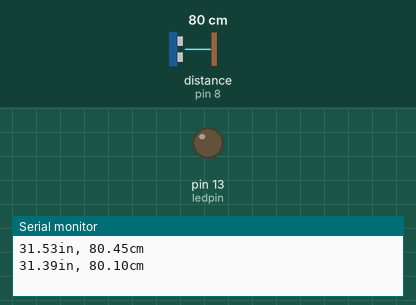
This sketch was run on a simulated Arduino Uno, built with avr-gcc and run on an emulated ATmega328P. Parts: output pins drawn as LEDs (lit = HIGH), the last lines printed to the serial monitor. Wiring (inferred from the names in the program): ultrasonic range finder: trigger pin 7; echo pin 8. Inputs (shaded band) come from the test bench; at power-on: distance to the obstacle (sensor on pin 8) 80 cm. The echo pulse lasts 58.3 µs per cm; pins used as bus, display or sensor lines are not drawn.

Above: at 1.8 s.
1.9 s: distance to the obstacle (sensor on pin 8) set to 8 cm
3.4 s: distance to the obstacle (sensor on pin 8) set to 5 cm
At 5.2 s:
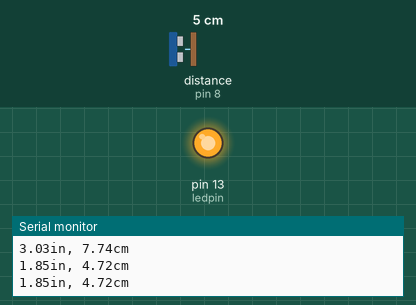
5.5 s: distance to the obstacle (sensor on pin 8) set to 9 cm
At 7.1 s:
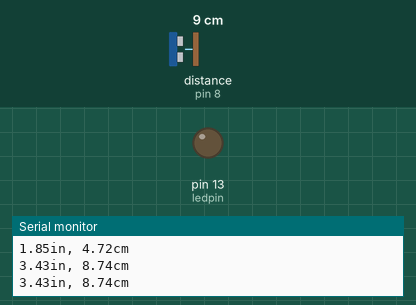
7.5 s: distance to the obstacle (sensor on pin 8) set to 2 cm
At 8.7 s:
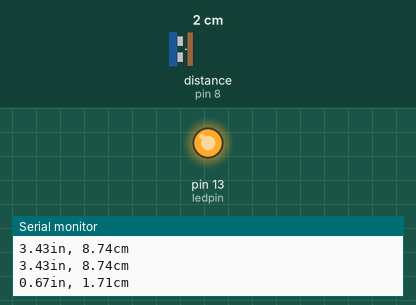
Timing chart, 0 to 10.5 s (numbered marks = the images above; inputs shaded):
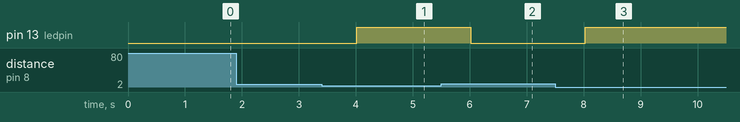

The sketch:

soniccode.ino
```cpp
const int trigpin = 7;
const int echopin = 8;
const int ledpin = 13;
void setup() {
  pinMode(trigpin,OUTPUT);
  pinMode(echopin,INPUT);
  pinMode(ledpin,OUTPUT);
  Serial.begin(9600);
}

void loop() {

  digitalWrite(trigpin, LOW);
  delayMicroseconds(2);
  digitalWrite(trigpin, HIGH);
  delayMicroseconds(5);
  digitalWrite(trigpin, LOW);

  long double duration = pulseIn(echopin, HIGH);

  // convert the time into a distance
  double inches = duration/74/2;
  double cm = duration/29/2;

  Serial.print(inches);
  Serial.print("in, ");
  Serial.print(cm);
  Serial.print("cm");
  Serial.println();

  if (cm<6){
    digitalWrite(ledpin,HIGH);

  }
  else{
    digitalWrite(ledpin,LOW);
  }

  delay(1000);
}
```

Measured:
- the behaviour switches between 7 and 6 cm on distance to the obstacle (sensor on pin 8) (found by bisection; images 0 and 1)
- after the input at 3.4 s, pin 13 (ledpin): LOW → HIGH after 0.62 s
- after the input at 5.5 s, pin 13 (ledpin): HIGH → LOW after 0.52 s
- after the input at 7.5 s, pin 13 (ledpin): LOW → HIGH after 0.52 s
